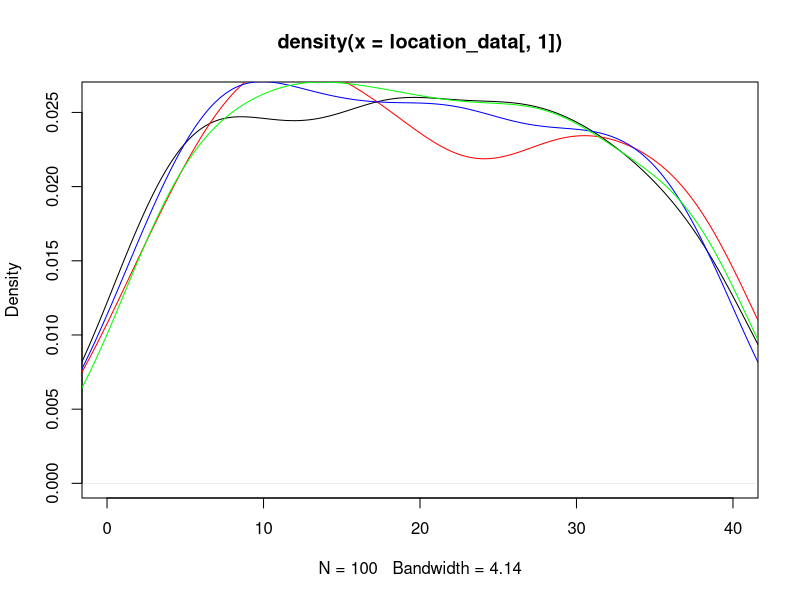
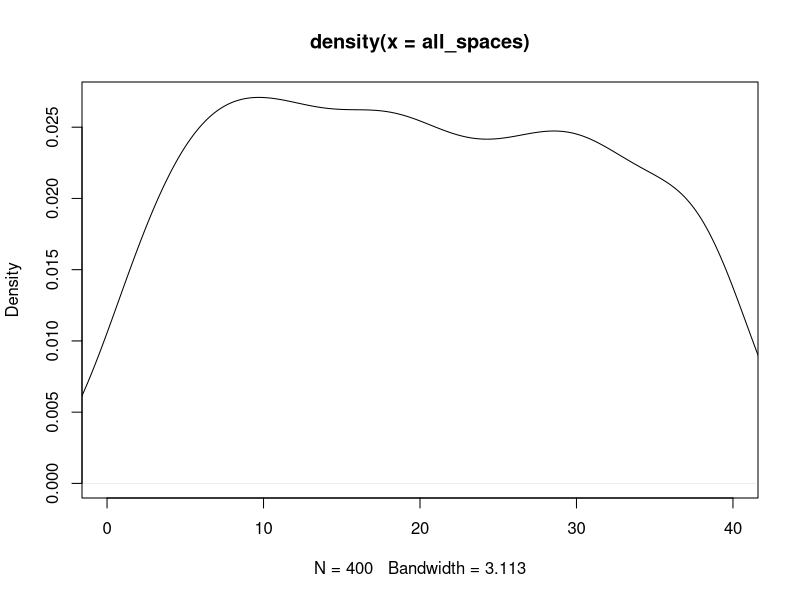
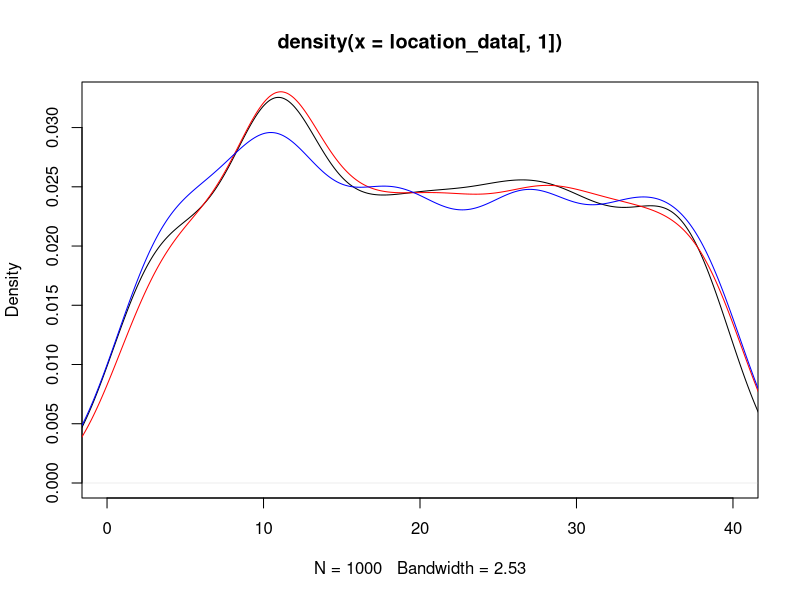
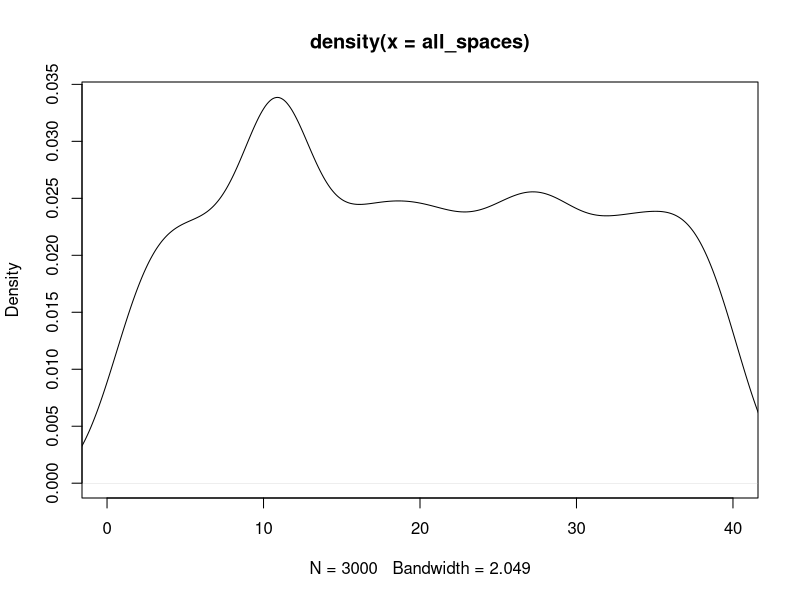

These charts were generated, in order, by the following R code: (Note: this script raises an error after producing the figures.)
## ---- chunk 1
knitr::opts_chunk$set(echo = TRUE)
## ---- chunk 2
#libraries
library(dplyr)
library(ggplot2)
## ---- chunk 3
#Kayleigh
##LET'S GET MOVING

monopolyBoard <- read.csv("MonopolyBoard.csv", header = T)
monopolyBoard

# Using dice rolls to determine where a player will land on the board
#input: "location"; a number 1-40; where the player is on the board
#output: the amount of spaces the player will move until they are on their new location

#note that this is only accounting for standard dice rolls, no special rules yet...

lets_move = function(location) {
  dice_roll_1 <- sample(1:6, 1, replace = TRUE)
  dice_roll_2 <- sample(1:6, 1, replace = TRUE)
  
  roll_total <- sum(dice_roll_1, dice_roll_2)
  roll_double <- dice_roll_1 == dice_roll_2
  
    location = location + roll_total
    
  if (location <= 40) {
    location = location
  } else {
    location = location - 40
  }
  
  space = monopolyBoard$name[monopolyBoard$spaces == location]
  
  print("You're moving forward...")
  print(roll_total)
  
  print("You're on space...")
  print(location)
  
  #print(space) #This prints out the name of the space that they land on. 
}

#testers
lets_move(1)
lets_move(25)
lets_move(38)
lets_move(40)



#A function to move players around the board and to play Monopoly!
#input: "turns"; the amount of turns we should take
#output: a player's new location on the board

lets_play = function(turns) {
  location = 1
  print("Starting Location: GO!")
  for (i in 1:turns) {
    location = lets_move(location)
  }
  print("You've landed on...")
  return(location)
}



lets_play(10) #tester #in this example if you look at a reference monopoly board and "walk" your way around the board with each move being the number in each output, you'll land on the space on the board corresponding to the final output (when counting "GO" as 1 and/or 40) 

#testers 
#"lets_move" and "lets_play" have both been edited to print out phrases for each roll and move to make it easier to determine how the player is moving. 
#"You're moving forward..." gives the player's roll
#"You're on space..." is the players position after 1 turn/"lets_move"
  # Later try to switch this print statement to the name of the spot that the player is on 
#"You've landed on..." gives the final location after running "lets_play" for "x" turns.
  # Later try to switch this print statement to the name of the spot that the player is on 

lets_play(3)
lets_play(10)

## ---- chunk 4
##DOUBLE DOWN

##WORK IN PROGRESS

#A function using dice rolls to determine how many spaces a player will move with the additional rules for "doubles" in Monopoly
#input: "location"; a number 1-40 where the player is on the board
#outut: the number of spaces the player will move on the board, with the special case of rolling three "doubles" and landing in jail
double_down = function(location) {
  dice_roll_1 <- sample(1:6, 1, replace = TRUE)
  dice_roll_2 <- sample(1:6, 1, replace = TRUE)
  
  roll_total <- sum(dice_roll_1, dice_roll_2)
  roll_double <- dice_roll_1 == dice_roll_2
  
  print("roll was")
  print(roll_total)
    
  if (roll_double) {
    
    dice_roll_3 <- sample(1:6, 1, replace = TRUE)
    dice_roll_4 <- sample(1:6, 1, replace = TRUE)
    
    roll_total_2 <- sum(dice_roll_3, dice_roll_4)
    roll_double_2 <- dice_roll_3 == dice_roll_4
    
    print("roll double was")
    print(roll_total_2)

    
    if (roll_double_2) {
      dice_roll_5 <- sample(1:6, 1, replace = TRUE)
      dice_roll_6 <- sample(1:6, 1, replace = TRUE)
      
      roll_total_3 <- sum(dice_roll_5, dice_roll_6)
      roll_double_3 <- dice_roll_5 == dice_roll_6
      
      print("roll double was")
      print(roll_total_3)
      
      if (roll_double_3) {
        location = 11 #Jail
        print("doubles, doubles, doubles")
        print("You're going to JAIL!")
        
      } else {
        location = location + roll_total + roll_total_2 + roll_total_3
        print("doubles, doubles, not doubles")
        print("You're moving forward...")
        print(roll_total + roll_total_2 + roll_total_3)
      }
    } else {
      location = location + roll_total + roll_total_2
      print("doubles, not doubles")
      print("You're moving forward...")
      print(roll_total+roll_total_2)
    }
  } else {
    location = location + roll_total
    print("no doubles")
    print("You're moving forward...")
    print(roll_total)
  }

    
  if (location <= 40) {
    location = location
  } else {
    location = location - 40
  }

  
  print("You're on space...")
  print(location)
}

double_down(1)
#text out in the function is kinda funky right but it's just to make sure its working right
#In final version switch all dice rolls to sample(1:6,...)

## ---- chunk 5
##CHANCE AND COMMUNITY CHEST CARDS
Card_Numbers <- c(1, 2, 3, 4, 5, 6, 7, 8, 9, 10, 11, 12, 13, 14, 15, 16)

Chance_Cards <- c("Advance to Boardwalk", "Advance to Go (Collect $200)", "Advance to Illinois Avenue. If you pass Go, collect $200", "Advance to St. Charles Place. If you pass Go, collect $200", "Advance to the nearest Railroad. If unowned, you may buy it from the Bank. If owned, pay owner twice the rental to which they are otherwise entitled", "Advance to the nearest Railroad. If unowned, you may buy it from the Bank. If owned, pay owner twice the rental to which they are otherwise entitled", "Advance token to nearest Utility. If unowned, you may buy it from the Bank. If owned, throw dice and pay owner a total ten times amount thrown", "Bank pays you dividend of $50", "Get Out of Jail Free", "Go Back 3 Spaces", "Go to Jail. Go directly to Jail, do not pass Go, do not collect $200", "Make general repairs on all your property. For each house pay $25. For each hotel pay $100", "Speeding fine $15", "Take a trip to Reading Railroad. If you pass Go, collect $200", "You have been elected Chairman of the Board. Pay each player $50", "Your building loan matures. Collect $150")

Chance <- data.frame(Chance_Cards, Card_Numbers)
Chance
##Chance cards to move a player to a new space:
  #1 -> Advance to Boardwalk (space 40)
  #2 -> Advance to Go (space 1)
  #3 -> Advance to Illinois Avenue (space 25)
  #4 -> Advance to St. Charles Place (space 12)
  #5 -> Advance to nearest Railroad (space(s) 6, 16, 26, 36)
  #6 -> Advance to nearest Railraod (space(s) 6, 16, 26, 36)
  #7 -> Advance to nearest Utility (space(s) 13, 29)
  #11 -> Go to Jail (space 11)
  #14 -> Take a trip to Reading Railroad (space 6)

Community_Chest_Cards <- c("Advance to Go (Collect $200)", "Bank error in your favor. Collect $200", "Doctor’s fee. Pay $50", "From sale of stock you get $50", "Get Out of Jail Free", "Go to Jail. Go directly to jail, do not pass Go, do not collect $200", "Holiday fund matures. Receive $100", "Income tax refund. Collect $20", "It is your birthday. Collect $10 from every player", "Life insurance matures. Collect $100", "Pay hospital fees of $100", "Pay school fees of $50", "Receive $25 consultancy fee", "You are assessed for street repair. $40 per house. $115 per hotel", "You have won second prize in a beauty contest. Collect $10", "You inherit $100")

Community_Chest <- data.frame(Community_Chest_Cards, Card_Numbers)
Community_Chest

##Community Chest Cards that move a player to a new space:
  #1 -> Advance to GO (space 1)
  #5 -> Go to Jail (space 11)

## ---- chunk 6
# heidi

#the function "who_goes_first" simulates the initial roll before the game begins in order to determine which player goes first
# input is a number of how many players are going to be playing
# output is the value of each players roll and the player that will start the game based on who had the highest roll
who_goes_first <- function(num_players){
  initial_rolls <- c()
  for (i in 1:num_players) {
    player_i_roll <- sum(sample(1:6, 2, replace=TRUE))
    initial_rolls <- c(initial_rolls, player_i_roll) # vector of every player's roll
    print(paste("Player", i, "rolled", player_i_roll))
  }
  cat("\n")
  if(sum(initial_rolls == max(initial_rolls)) >= 2){
    while (sum(initial_rolls == max(initial_rolls)) >= 2) { # if players tied for highest number
      tied_players <- which(initial_rolls==max(initial_rolls)) # identify which players tied
      print("It's a tie! Roll again")
      cat("\n")
      tie_breaker_rolls <- c()
      for (i in tied_players) { # tied players roll again
       player_i_roll2 <- sum(sample(1:6, 2, replace=TRUE))
       tie_breaker_rolls <- c(tie_breaker_rolls, player_i_roll2)
       print(paste("Player", i, "rolled", player_i_roll2))
      }
      initial_rolls <- tie_breaker_rolls
      highest_roll <- max(tie_breaker_rolls)
      highest_player2 <- tied_players[which(tie_breaker_rolls == highest_roll)]
    }
    cat("\n")
    print(paste("Player", highest_player2, "goes first!"))
  }
  else {
    highest_player <- which.max(initial_rolls) # who rolled the highest number
    print(paste("Player", highest_player, "goes first!"))
  }
}

who_goes_first(4) # test function

## ---- chunk 7
# Olivia
# Website for data: https://stat-jet-asu.github.io/Datasets/InstructorDescriptions/monopoly.html

monopolyBoard <- read.csv("MonopolyBoard.csv", header = T)
head(monopolyBoard)

# Kayleigh's lets_play function from above incorporating players and density plots
# uses lets_move function from above
# input: turns, # of turns to iterate through; players, number of players (2-4)
# output: density plot with a line for each player's frequency of spaces landed on 
# & density plot for the combined frequency of spaces landed on for all players

lets_play = function(turns, players) {
  location_data <- as.data.frame(matrix(nrow = turns, ncol = players))
  
for (j in 1:players) {
  location = 1
  
  for (i in 1:turns) {
    
    location = lets_move(location)
    location_data[i,j] <- location
    }
  }
  
  # creates density plot of frequency of landing on each space for each player
  plot(density(location_data[,1]), xlim = c(0,40), col = "black")
  
  colors <- c("red", "blue", "green")
  
  for (k in 2:players) {
  lines(density(location_data[,k]), col = colors[k-1]) # adds a density line for each player after the first
  }
  
  # creates density plot for total frequency landing on each space (all players spaces included)
  all_spaces <- as.vector(as.matrix(location_data))
  plot(density(all_spaces), xlim = c(0,40), col = "black")
  
}
lets_play(100, 4)

## ---- chunk 8
# 3 -- including jail and double rolls

lets_move2 = function(location) {
  dice_roll_1 <- sample(1:6, 1, replace = TRUE)
  dice_roll_2 <- sample(1:6, 1, replace = TRUE)
  
  roll_total <- sum(dice_roll_1, dice_roll_2)
  roll_double <- dice_roll_1 == dice_roll_2
  
    location = location + roll_total # updates location to be previous location + roll total
    double3 = "false" # double3 is assigned "true" if the player double rolls 3x (as seen in if statement below), otherwise it is assigned "false" 
    
  # first double roll -> roll again
  if (roll_double == TRUE) {
    dice_roll_3 <- sample(1:6, 1, replace = TRUE)
    dice_roll_4 <- sample(1:6, 1, replace = TRUE)
    
    roll_total2 <- sum(dice_roll_3, dice_roll_4)
    roll_double2 <- dice_roll_3 == dice_roll_4
    
    location = location + roll_total2
    double3 = "false"
    
    # if player is at a location past 40, subtract 40 so they go back to the GO space at location "41"
    # this is included in each if statement below so that it applies if player has to roll again
    if (location <= 40) {
      location = location
    } else {
      location = location - 40
    }
     
      # second double roll -> roll again
      if (roll_double2 == TRUE) {
        dice_roll_5 <- sample(1:6, 1, replace = TRUE)
        dice_roll_6 <- sample(1:6, 1, replace = TRUE)
    
        roll_total3 <- sum(dice_roll_5, dice_roll_6)
        roll_double3 <- dice_roll_5 == dice_roll_6
    
        location = location + roll_total3
        double3 = "false"
        
        if (location <= 40) {
          location = location
        } else {
          location = location - 40
        }
        
        # third double roll -> go to jail
          if (roll_double3 == TRUE) {
            location = monopolyBoard$spaces[monopolyBoard$name == "Jail"]
            double3 = "true"
          }
      }
  }  
    
  if (location <= 40) {
    location = location
  } else {
    location = location - 40
  }
  
  listdata <- (list(location, double3)) # creates list for outputs "location" and "double3"
  # if you need to access location from this function, use lets_move2(location)[[1]]
  # if you need to access double3, use lets_move2(double3)[[2]]
  return(listdata)
  
}




lets_play2 = function(turns, players) {
  
  location_data <- as.data.frame(matrix(nrow = turns, ncol = players)) # dataframe will keep data for locations of players for each turn
  double3data <- as.data.frame(matrix(nrow = turns, ncol = players)) # dataframe will say "true" if player double rolled 3x (which lands them in jail) and "false" if they didn't double roll 3x
  
  for (j in 1:players) { # rotates through each player
    location = 1 # each player starts at location 1
    double3 = 0 # initializing "double3" which will be later assigned a "true" or "false" based on if player double rolled 3x
  
    for (i in 1:turns) { # iterates through number of turns
      
        location = lets_move2(location)[[1]] # takes location from lets_move2 function and assigns it to location
        location_data[i,j] <- as.integer(location) # puts location value into the dataframe of locations for each player
        double3data[i,j] <- lets_move2(double3)[[2]] # takes "true" or "false" value from double3 and adds it to double3data dataframe
        
      # deals with landing in jail from "go to jail" space and staying there for next 3 turns
      if (31 %in% location_data[i-1,j]) { # if you landed on 31 in the last turn (i-1 turn), you go to jail (space 11) for the ith turn
        location <- 11
        location_data[i,j] <- as.integer(location) # new location is 11
      } else if (11 %in% location_data[i-1,j] & 31 %in% location_data[i-2,j]) { # if you were on space 11 last turn AND you were on space 31 2 turns ago, you stay in jail (space 11) for turn i
        location <- 11
        location_data[i,j] <- as.integer(location)
      } else if (11 %in% location_data[i-2,j] & 31 %in% location_data[i-3,j]) {
        location <- 11
        location_data[i,j] <- as.integer(location)
      }
        
      # landing in jail from 3x double roll and staying there for next 3 turns
      if (11 %in% location_data[i,j] & "true" %in% double3data[i-1,j]) { # if player's location is 11 (jail) and double3data is"true" (player double rolled 3x), player stays in jail. all 3 if/else if statements keep player in jail for the next 3 turns
        location <- 11
        location_data[i,j] <- as.integer(location)
      } else if (11 %in% location_data[i-1,j] & "true" %in% double3data[i-2,j]) { # 
        location <- 11
        location_data[i,j] <- as.integer(location)
      } else if (11 %in% location_data[i-2,j] & "true" %in% double3data[i-3,j]) {
        location <- 11
        location_data[i,j] <- as.integer(location)
      }
        
    }
  }
  #print(location_data)
  
  # creates density plot of frequency of landing on each space for each player
  plot(density(location_data[,1]), xlim = c(0,40), col = "black")
  
  colors <- c("red", "blue", "green")
  
  for (k in 2:players) {
    lines(density(location_data[,k]), col = colors[k-1]) # adds a density line for each player after the first
  }
  
  # creates density plot for total frequency landing on each space (all players spaces included)
  all_spaces <- as.vector(as.matrix(location_data))
  plot(density(all_spaces), xlim = c(0,40), col = "black")
  
}
 
lets_play2(1000, 3)

# how should we go about recording spaces landed on when double rolls occur?

Chance
## ---- chunk 9
#4 - Kayleigh and Maddie 
#Chance - spaces 8, 23, 37
#Community Chest - spaces 3, 18, 34
Chance

Drawing_Chance = function(location) {
  location = 8 || 23 || 27
  draw_card <- sample(1:16, 1, replace = TRUE)
  print(draw_card)
  player_card <- Chance$Chance_Cards[draw_card]
  player_card
}

Drawing_Chance(8)
Drawing_Chance(23)
Drawing_Chance(37)

lets_move3 = function(location) {
  dice_roll_1 <- sample(1:6, 1, replace = TRUE)
  dice_roll_2 <- sample(1:6, 1, replace = TRUE)
  
  roll_total <- sum(dice_roll_1, dice_roll_2)
  roll_double <- dice_roll_1 == dice_roll_2
  
    location = location + roll_total
    double3 = "false"
    
  # first double roll -> roll again
  if (roll_double == TRUE) {
    dice_roll_3 <- sample(1:6, 1, replace = TRUE)
    dice_roll_4 <- sample(1:6, 1, replace = TRUE)
    
    roll_total2 <- sum(dice_roll_3, dice_roll_4)
    roll_double2 <- dice_roll_3 == dice_roll_4
    
    location = location + roll_total2
    double3 = "false"
    
    if (location <= 40) {
      location = location
    } else {
      location = location - 40
    }
     
      # second double roll -> roll again
      if (roll_double2 == TRUE) {
        dice_roll_5 <- sample(1:6, 1, replace = TRUE)
        dice_roll_6 <- sample(1:6, 1, replace = TRUE)
    
        roll_total3 <- sum(dice_roll_5, dice_roll_6)
        roll_double3 <- dice_roll_5 == dice_roll_6
    
        location = location + roll_total3
        double3 = "false"
        
        if (location <= 40) {
          location = location
        } else {
          location = location - 40
        }
        
        # third double roll -> go to jail
          if (roll_double3 == TRUE) {
            location = monopolyBoard$spaces[monopolyBoard$name == "Jail"]
            double3 = "true"
          }
      }
  }  
    
  if (location <= 40) {
    location = location
  } else {
    location = location - 40
  }
  
  listdata <- (list(location, double3))
  return(listdata)
  
}


lets_play3 = function(turns, players) {
  
  location_data <- as.data.frame(matrix(nrow = turns, ncol = players))
  double3data <- as.data.frame(matrix(nrow = turns, ncol = players))
  
  for (j in 1:players) {
    location = 1
    double3 = 0
  
    for (i in 1:turns) {
      
        location = lets_move2(location)[[1]]
        location_data[i,j] <- as.integer(location)
        double3data[i,j] <- lets_move2(double3)[[2]]
        
      # deals with landing in jail from "go to jail" space and staying there for next 3 turns
      if (31 %in% location_data[i-1,j]) { # if you land on 31 (go to jail), next location is in jail (space 11)
        location <- 11
        location_data[i,j] <- as.integer(location)
      } else if (11 %in% location_data[i-1,j] & 31 %in% location_data[i-2,j]) {
        location <- 11
        location_data[i,j] <- as.integer(location)
      } else if (11 %in% location_data[i-2,j] & 31 %in% location_data[i-3,j]) {
        location <- 11
        location_data[i,j] <- as.integer(location)
      }
        
      # landing in jail from 3x double roll and staying there for next 3 turns
      if (11 %in% location_data[i,j] & "true" %in% double3data[i-1,j]) { # "true" means player double rolled 3x -> jail
        location <- 11
        location_data[i,j] <- as.integer(location)
      } else if (11 %in% location_data[i-1,j] & "true" %in% double3data[i-2,j]) { # 
        location <- 11
        location_data[i,j] <- as.integer(location)
      } else if (11 %in% location_data[i-2,j] & "true" %in% double3data[i-3,j]) {
        location <- 11
        location_data[i,j] <- as.integer(location)
      }
        
    }
  }
  #print(location_data)
  
  # creates density plot of frequency of landing on each space for each player
  plot(density(location_data[,1]), xlim = c(0,40), col = "black")
  
  colors <- c("red", "blue", "green")
  
  for (k in 2:players) {
    lines(density(location_data[,k]), col = colors[k-1]) # adds a density line for each player after the first
  }
  
  # creates density plot for total frequency landing on each space (all players spaces included)
  all_spaces <- as.vector(as.matrix(location_data))
  plot(density(all_spaces), xlim = c(0,40), col = "black")
  
}
## ---- chunk 10

monopolyBoard1 <- read.csv("MonopolyBoard.csv", header = T)
head(monopolyBoard1)

kaciesboard <- monopolyBoard1 %>% select(., "name", "type", "color", "spaces")
kaciestibble <- as_tibble(kaciesboard)
kaciestibble

freq <- kaciestibble %>% ggplot(., mapping=aes(x="names" )) +geom_freqpoly()

freq
 
## ---- chunk 11
#hello
dice_roll <- sum(sample(1:6, 2, replace = TRUE))
dice_roll
